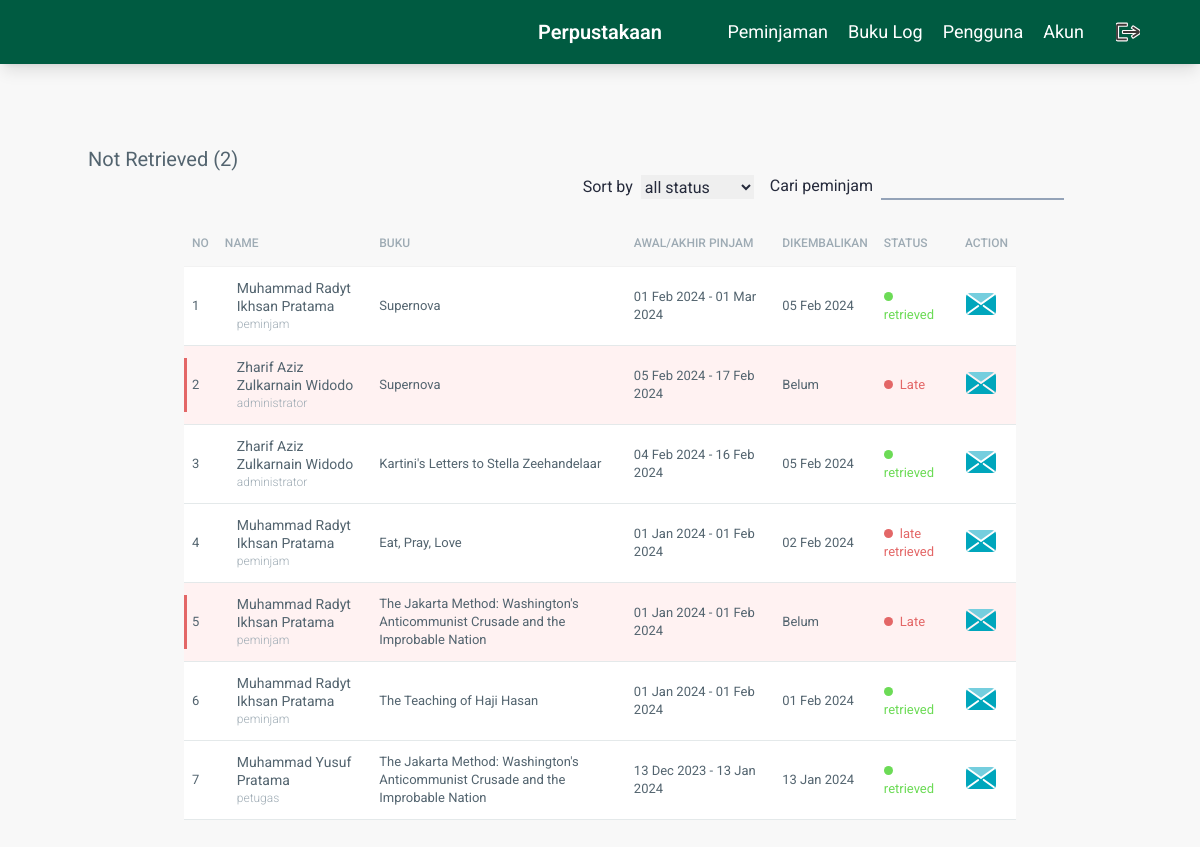
Page /src/view/buku-log/index.php (signed in) on the earlier database version.
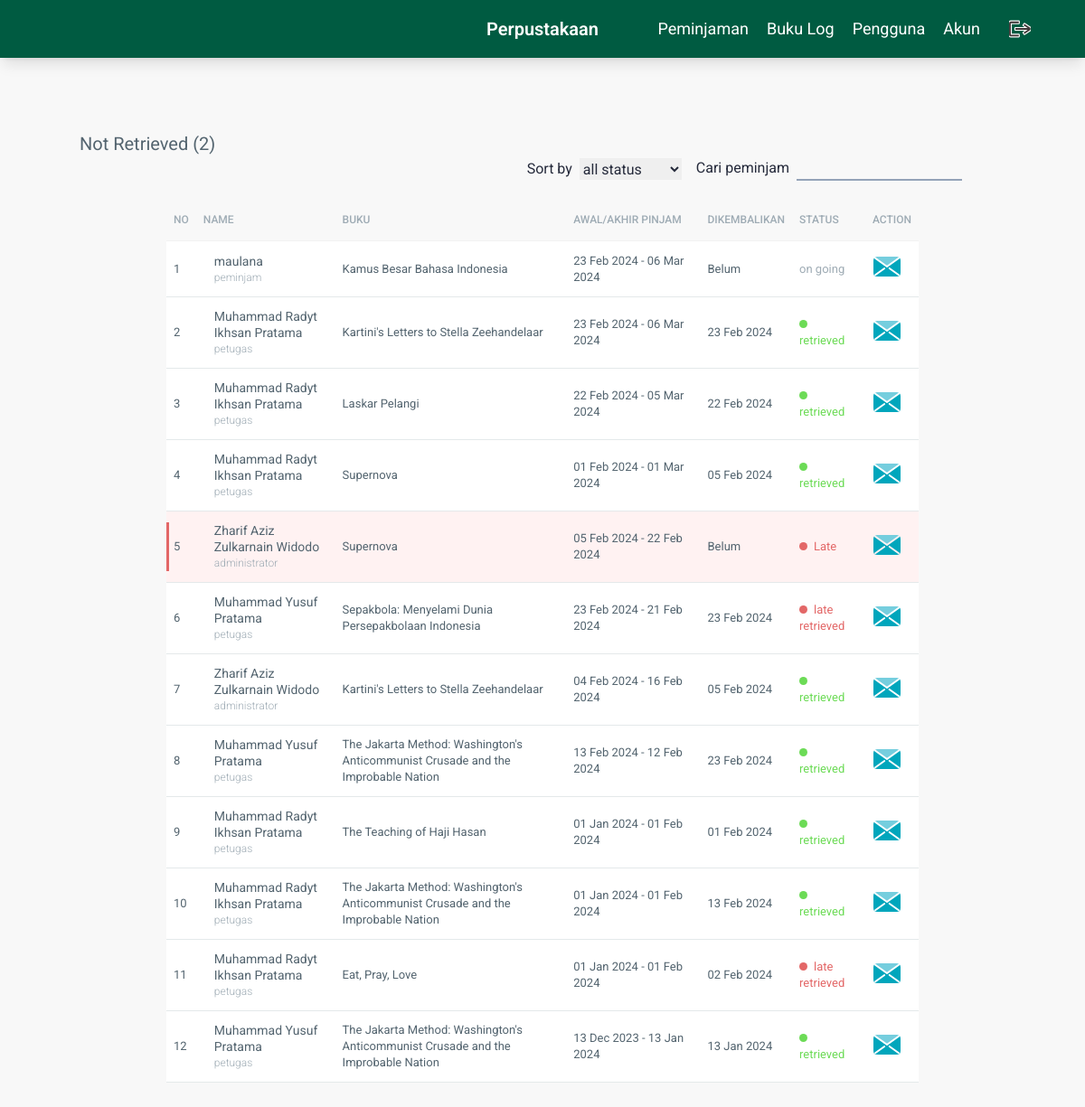
Same page on the later database version.
### tables this page shows
CREATE TABLE `tbl_peminjaman` (
  `id_peminjaman` int(11) NOT NULL,
  `id_user` int(200) NOT NULL,
  `id_buku` int(200) NOT NULL,
  `tgl_peminjaman` date NOT NULL DEFAULT current_timestamp(),
  `tgl_tegat` date DEFAULT NULL,
  `tgl_pengembalian` date DEFAULT NULL,
  `status_peminjaman` enum('on going','late','retrieved','late retrieved') NOT NULL
);

CREATE TABLE `tbl_user` (
  `id_user` int(11) NOT NULL,
  `username` varchar(255) NOT NULL,
  `password` varchar(255) NOT NULL,
  `email` varchar(255) NOT NULL,
  `nama_lengkap` varchar(255) NOT NULL,
  `alamat` text NOT NULL,
  `level` enum('administrator','petugas','peminjam','') NOT NULL DEFAULT 'peminjam'
);

CREATE TABLE `tbl_buku` (
  `id_buku` int(11) NOT NULL,
  `judul` varchar(255) NOT NULL,
  `image` varchar(255) NOT NULL,
  `penulis` varchar(255) NOT NULL,
  `penerbit` varchar(255) NOT NULL,
  `tahun_terbit` date NOT NULL
);

### src/view/buku-log/index.php (the view, shortened to what the changed rows need)
<?php include '../partials/_header.php' ?>
    <main class="relative top-16 z-[10] px-4 md:px-4 py-10 flex flex-col justify-center items-center gap-4">
        <div class="container">
            <div class="row row--top-40">
                <div class="col-md-12">
                <h2 class="row__title">Not Retrieved (<?= mysqli_fetch_array(mysqli_query($con, "SELECT COUNT(id_peminjaman) as count FROM tbl_peminjaman WHERE tgl_pengembalian IS NULL"))['count'] ?>)</h2>
            </div>
        </div>
        <div class="row row--top-20 md:px-12 lg:px-24">
            <div class="col-md-12">
                <div class="table-container">
                    <table class="table" id="">
                        <thead class="table__thead">
                            <tr>
                                <th class="table__th">No</th>
                                <th class="table__th">Name</th>
                                <th class="table__th">Buku</th>
                                <th class="table__th">Awal/akhir pinjam </th>
                                <th class="table__th">dikembalikan</th>
                                <th class="table__th">Status</th>
                                <th class="table__th">Action</th>
                            </tr>
                        </thead>
                        <tbody class="table__tbody">
                            <?php
                            $currDate = date('Y-m-d');
                            $getIdentity = mysqli_query($con,
                                "SELECT
                                    u.username, u.nama_lengkap, u.email, u.alamat, u.level,
                                    b.judul, b.image,
                                    p.*
                                FROM
                                    tbl_peminjaman p
                                INNER JOIN tbl_user u ON p.id_user = u.id_user
                                INNER JOIN tbl_buku b ON p.id_buku = b.id_buku
                                -- WHERE tgl_tegat < '$currDate' AND tgl_pengembalian IS NULL
                                ORDER BY tgl_tegat desc
                            ");
                            $rec = 1;
                            while($i = mysqli_fetch_array($getIdentity)){
                            ?>
                                <tr class="table-row <?= $i['tgl_tegat'] < date('Y-m-d') && $i['tgl_pengembalian'] == NULL ? 'table-row--red' : '' ?>">
                                    <td class="table-row__td">
                                        <div class="<?= $i['tgl_tegat'] < date('Y-m-d') && $i['tgl_pengembalian'] == NULL ? 'table-row--overdue' : '' ?>"></div>
                                        <?= $rec ?>
                                    </td>
                                    <td class="table-row__td">
                                        <div class="table-row__info">
                                        <p class="table-row__name"><?= $i['nama_lengkap'] ?></p>
                                        <span class="table-row__small"><?= $i['level'] ?></span>
                                        </div>
                                    </td>
                                    <td data-column="Buku" class="table-row__td">
                                        <div class="">
                                            <p class="table-row__policy"><?= $i['judul'] ?></p>
                                        </div>
                                    </td>
                                    <td data-column="Awal/akhir pinjam" class="table-row__td">
                                        <p class=""><?= DateTime::createFromFormat('Y-m-d', $i['tgl_peminjaman'])->format('d M Y') . ' - ' . DateTime::createFromFormat('Y-m-d', $i['tgl_tegat'])->format('d M Y') ?></p>
                                    </td>
                                    <td data-column="tanggal pengembalian" class="table-row__td">
                                        <?= $i['tgl_pengembalian'] != NULL ? DateTime::createFromFormat('Y-m-d', $i['tgl_pengembalian'])->format('d M Y') : 'Belum' ?>
                                    </td>
                                    <td  data-column="Status" class="table-row__td">
                                        <?php if($i['tgl_tegat'] == date('Y-m-d') && $i['tgl_pengembalian'] == NULL){ ?>
                                            <p class="table-row__status status--yellow status">Due</p>
                                        <?php }elseif($i['tgl_tegat'] < date('Y-m-d') && $i['tgl_pengembalian'] == NULL){ ?>
                                            <p class="table-row__status status--red status">Late</p>
                                        <?php }else{ ?>
                                            <p class="table-row__status status--<?= $i['status_peminjaman'] == 'on going' ? '' : ($i['status_peminjaman'] == 'retrieved' ? 'green status' : 'red status') ?> "><?= $i['status_peminjaman'] ?></p>
                                        <?php } ?>
                                    </td>
                                    <td class="table-row__td">
                                        <button>
                                        </button>
                                    </td>
                                </tr>
                            <?php $rec++; } ?>
                        </tbody>
                    </table>
                </div>
            </div>
        </div>
    </main>
<?php include '../partials/_footer.php' ?>

Differences in the rows shown:
added tbl_peminjaman: id_user.nama_lengkap "maulana", id_user.level "peminjam", id_buku.judul "Kamus Besar Bahasa Indonesia", tgl_peminjaman "23 Feb 2024", tgl_tegat "06 Mar 2024", shows "Belum", status_peminjaman "on going"
added tbl_peminjaman: id_user.nama_lengkap "Muhammad Radyt Ikhsan Pratama", id_user.level "petugas", id_buku.judul "Kartini's Letters to Stella Zeehandelaar", tgl_peminjaman "23 Feb 2024", tgl_tegat "06 Mar 2024", tgl_pengembalian "23 Feb 2024", status_peminjaman "retrieved"
added tbl_peminjaman: id_user.nama_lengkap "Muhammad Radyt Ikhsan Pratama", id_user.level "petugas", id_buku.judul "Laskar Pelangi", tgl_peminjaman "22 Feb 2024", tgl_tegat "05 Mar 2024", tgl_pengembalian "22 Feb 2024", status_peminjaman "retrieved"
changed through a linked row, tbl_peminjaman "01 Mar 2024": id_user.level "peminjam" → "petugas"
changed tbl_peminjaman (number 5 of 12 on the later page): tgl_tegat "17 Feb 2024" → "22 Feb 2024"
added tbl_peminjaman: id_user.nama_lengkap "Muhammad Yusuf Pratama", id_user.level "petugas", id_buku.judul "Sepakbola: Menyelami Dunia Persepakbolaan Indonesia", tgl_peminjaman "23 Feb 2024", tgl_tegat "21 Feb 2024", tgl_pengembalian "23 Feb 2024", status_peminjaman "late retrieved"
added tbl_peminjaman: id_user.nama_lengkap "Muhammad Yusuf Pratama", id_user.level "petugas", id_buku.judul "The Jakarta Method: Washington's Anticommunist Crusade and the Improbable Nation", tgl_peminjaman "13 Feb 2024", tgl_tegat "12 Feb 2024", tgl_pengembalian "23 Feb 2024", status_peminjaman "retrieved"
changed through a linked row, tbl_peminjaman "The Teaching of Haji Hasan": id_user.level "peminjam" → "petugas"; moves up the list
changed tbl_peminjaman (number 10 of 12 on the later page): id_user.level "peminjam" → "petugas"; tgl_pengembalian (not shown) → "13 Feb 2024"; status_peminjaman (not shown) → "retrieved"; no longer shows "Belum Late"; moves down the list
changed through a linked row, tbl_peminjaman "02 Feb 2024": id_user.level "peminjam" → "petugas"
